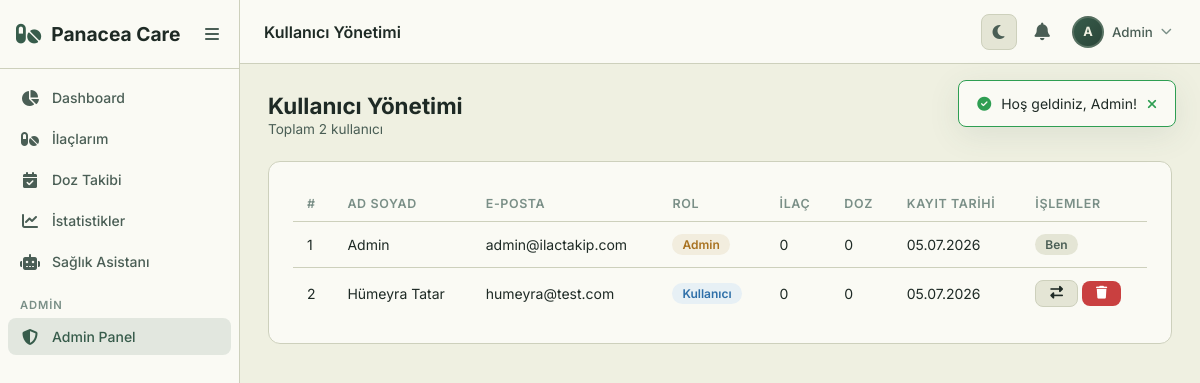
The page /admin/users.php (signed in) on the database its author committed.
### tables this page shows
CREATE TABLE IF NOT EXISTS users (
    id INT AUTO_INCREMENT PRIMARY KEY,
    name VARCHAR(100) NOT NULL,
    email VARCHAR(150) UNIQUE NOT NULL,
    password VARCHAR(255) NOT NULL,
    role ENUM('user', 'admin') DEFAULT 'user',
    avatar VARCHAR(255) DEFAULT NULL,
    phone VARCHAR(20) DEFAULT NULL,
    birth_date DATE DEFAULT NULL,
    created_at TIMESTAMP DEFAULT CURRENT_TIMESTAMP,
    updated_at TIMESTAMP DEFAULT CURRENT_TIMESTAMP ON UPDATE CURRENT_TIMESTAMP
);

### includes/auth.php (called while the page is built, shortened)
<?php
require_once __DIR__ . '/db.php';
function isLoggedIn() {
    return isset($_SESSION['user_id']) && !empty($_SESSION['user_id']);
}
function isAdmin() {
    return isset($_SESSION['role']) && $_SESSION['role'] === 'admin';
}
function e($str) {
    return htmlspecialchars($str ?? '', ENT_QUOTES, 'UTF-8');
}
function getFlash() {
    if (isset($_SESSION['flash'])) {
        $flash = $_SESSION['flash'];
        return $flash;
    }
    return null;
}
function getCurrentUser() {
    global $pdo;
    $stmt = $pdo->prepare("SELECT * FROM users WHERE id = ?");
    $stmt->execute([$_SESSION['user_id']]);
    return $stmt->fetch();
}

### includes/db.php (called while the page is built, shortened)
<?php
function formatDate($date) {
    return date('d.m.Y', strtotime($date));
}

### admin/users.php (the view, shortened to what this page needs)
<?php
require_once __DIR__ . '/../includes/auth.php';
$users = $pdo->query("
    SELECT u.*,
           COUNT(DISTINCT m.id) as med_count,
           COUNT(DISTINCT dl.id) as dose_count
    FROM users u
    LEFT JOIN medications m ON m.user_id=u.id
    LEFT JOIN dose_logs dl ON dl.user_id=u.id
    GROUP BY u.id ORDER BY u.created_at DESC
")->fetchAll();
$pageTitle = 'Kullanıcı Yönetimi';
include __DIR__ . '/../includes/header.php';
?>
<div class="page-header"><div><h1>Kullanıcı Yönetimi</h1><p>Toplam <?=count($users)?> kullanıcı</p></div></div>
<div class="card">
<div class="table-wrap"><table>
  <thead><tr><th>#</th><th>Ad Soyad</th><th>E-posta</th><th>Rol</th><th>İlaç</th><th>Doz</th><th>Kayıt Tarihi</th><th>İşlemler</th></tr></thead>
  <tbody>
  <?php foreach($users as $u): ?>
  <tr>
    <td><?=$u['id']?></td>
    <td><?=e($u['name'])?></td>
    <td><?=e($u['email'])?></td>
    <td><span class="pill <?=$u['role']==='admin'?'pill-warning':'pill-info'?>"><?=$u['role']==='admin'?'Admin':'Kullanıcı'?></span></td>
    <td><?=$u['med_count']?></td>
    <td><?=$u['dose_count']?></td>
    <td><?=formatDate($u['created_at'])?></td>
    <td>
      <?php if ($u['id'] !== $_SESSION['user_id']): ?>
      <a href="?toggle_role=<?=$u['id']?>" class="btn btn-sm btn-secondary" title="Rol Değiştir"><i class="fas fa-exchange-alt"></i></a>
      <a href="?delete=<?=$u['id']?>" class="btn btn-sm btn-danger" onclick="return confirm('Silmek istiyor musunuz?')"><i class="fas fa-trash"></i></a>
      <?php else: ?><span class="pill pill-gray">Ben</span><?php endif; ?>
    </td>
  </tr>
  <?php endforeach; ?>
  </tbody>
</table></div>
</div>
<?php include __DIR__ . '/../includes/footer.php'; ?>

### includes/header.php (shortened to what this page needs)
<?php
require_once __DIR__ . '/auth.php';
$flash = getFlash();
$currentUser = isLoggedIn() ? getCurrentUser() : null;
?>
<!DOCTYPE html>
<html lang="tr">
<head>
    <link rel="stylesheet" href="https://cdnjs.cloudflare.com/ajax/libs/font-awesome/6.5.0/css/all.min.css">
    <link rel="stylesheet" href="<?= SITE_URL ?>/assets/css/style.css">
</head>
<body>
<?php if (isLoggedIn()): ?>
<nav class="sidebar" id="sidebar">
    <div class="sidebar-header">
        <div class="logo">
            <i class="fas fa-pills"></i>
            <span>Panacea Care</span>
        </div>
        <button class="sidebar-toggle" id="sidebarToggle">
            <i class="fas fa-bars"></i>
        </button>
    </div>
    <ul class="nav-menu">
        <li class="nav-item">
            <a href="<?= SITE_URL ?>/dashboard.php" class="nav-link <?= basename($_SERVER['PHP_SELF']) === 'dashboard.php' ? 'active' : '' ?>">
                <i class="fas fa-chart-pie"></i>
                <span>Dashboard</span>
            </a>
        </li>
        <li class="nav-item">
            <a href="<?= SITE_URL ?>/medications.php" class="nav-link <?= in_array(basename($_SERVER['PHP_SELF']), ['medications.php', 'add_medication.php', 'edit_medication.php']) ? 'active' : '' ?>">
                <i class="fas fa-pills"></i>
                <span>İlaçlarım</span>
            </a>
        </li>
        <li class="nav-item">
            <a href="<?= SITE_URL ?>/dose_log.php" class="nav-link <?= basename($_SERVER['PHP_SELF']) === 'dose_log.php' ? 'active' : '' ?>">
                <i class="fas fa-calendar-check"></i>
                <span>Doz Takibi</span>
            </a>
        </li>
        <li class="nav-item">
            <a href="<?= SITE_URL ?>/statistics.php" class="nav-link <?= basename($_SERVER['PHP_SELF']) === 'statistics.php' ? 'active' : '' ?>">
                <i class="fas fa-chart-line"></i>
                <span>İstatistikler</span>
            </a>
        </li>
        <li class="nav-item">
            <a href="<?= SITE_URL ?>/chatbot.php" class="nav-link <?= basename($_SERVER['PHP_SELF']) === 'chatbot.php' ? 'active' : '' ?>">
                <i class="fas fa-robot"></i>
                <span>Sağlık Asistanı</span>
            </a>
        </li>
        <?php if (isAdmin()): ?>
        <li class="nav-separator"><span>Admin</span></li>
        <li class="nav-item">
            <a href="<?= SITE_URL ?>/admin/index.php" class="nav-link <?= strpos($_SERVER['PHP_SELF'], '/admin/') !== false ? 'active' : '' ?>">
                <i class="fas fa-shield-halved"></i>
                <span>Admin Panel</span>
            </a>
        </li>
        <?php endif; ?>
    </ul>
</nav>
<header class="topbar">
    <div class="topbar-title"><?= isset($pageTitle) ? e($pageTitle) : 'Dashboard' ?></div>
    <div class="topbar-actions">
        <button class="theme-toggle" id="themeToggle" title="Tema değiştir">
            <i class="fas fa-moon" id="themeIcon"></i>
        </button>
        <div class="notif-wrapper">
            <button class="notif-btn" id="notifBtn" title="Bildirimler">
                <i class="fas fa-bell"></i>
            </button>
        </div>
        <div class="user-wrapper" style="position:relative;">
            <button class="topbar-user-btn" id="userBtn" style="background:none;border:none;cursor:pointer;display:flex;align-items:center;gap:8px;padding:4px;border-radius:8px;transition:var(--transition);">
                <div class="user-avatar-sm" style="width:32px;height:32px;border-radius:50%;background:linear-gradient(135deg, var(--primary), var(--primary-dark));color:#EFF0E1;display:flex;align-items:center;justify-content:center;font-weight:700;font-size:0.8rem;border:2px solid rgba(239,240,225,0.2);">
                    <?= strtoupper(substr($currentUser['name'], 0, 1)) ?>
                </div>
                <span class="topbar-user" style="font-weight:500;color:var(--text2);"><?= e(explode(' ', $currentUser['name'])[0]) ?></span>
                <i class="fas fa-chevron-down" style="font-size:0.7rem;color:var(--text3);"></i>
            </button>
        </div>
    </div>
</header>
<main class="main-content" id="mainContent">
<?php endif; ?>
<?php if ($flash): ?>
<div class="flash-message flash-<?= e($flash['type']) ?>" id="flashMessage">
    <i class="fas fa-<?= $flash['type'] === 'success' ? 'check-circle' : ($flash['type'] === 'error' ? 'exclamation-circle' : 'info-circle') ?>"></i>
    <?= e($flash['message']) ?>
    <button onclick="this.parentElement.remove()"><i class="fas fa-times"></i></button>
</div>
<?php endif; ?>

### rows shown on the page
users: name "A", name "Admin", id "1", email "admin@ilactakip.com", role "Admin", med_count "0", dose_count "0", created_at "05.07.2026", shows "Ben"
users: id "2", name "Hümeyra Tatar", email "humeyra@test.com", role "Kullanıcı", med_count "0", dose_count "0", created_at "05.07.2026"

### other values the page prints
$pageTitle "Kullanıcı Yönetimi"
$flash['message'] "Hoş geldiniz, Admin!"
count($users) "2"
